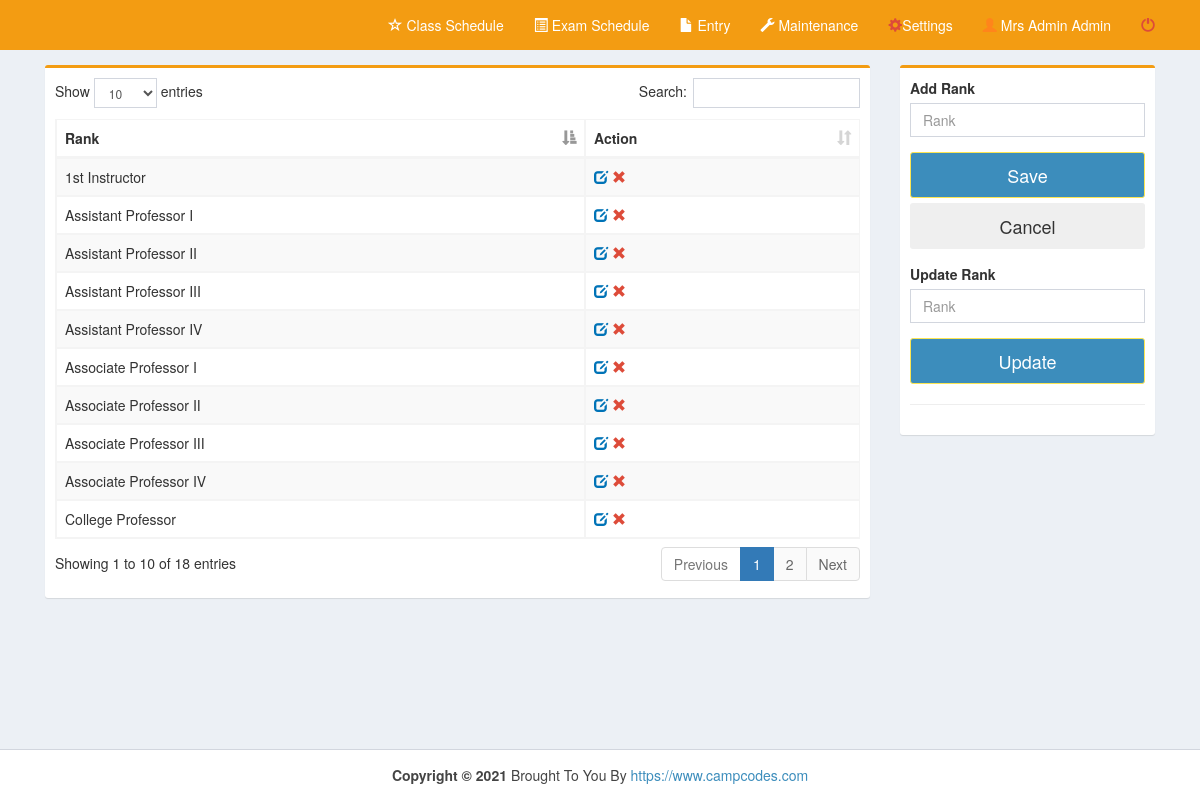
The page /pages/rank.php (signed in) on the database its author committed.
### tables this page shows
CREATE TABLE `rank` (
  `rank_id` int NOT NULL,
  `rank` varchar(30) NOT NULL
);

### pages/rank.php (the view, shortened to what this page needs)
<!DOCTYPE html>
<html>
  <head>
    <link rel="stylesheet" href="../bootstrap/css/bootstrap.min.css">
    <link rel="stylesheet" href="../plugins/datatables/dataTables.bootstrap.css">
    <link rel="stylesheet" href="../dist/css/AdminLTE.min.css">
    <link rel="stylesheet" href="../plugins/select2/select2.min.css">
    <link rel="stylesheet" href="../dist/css/skins/_all-skins.min.css">
 </head>
  <body class="hold-transition skin-yellow layout-top-nav" onload="myFunction()">
    <div class="wrapper">
      <div class="content-wrapper">
        <div class="container">
          <section class="content">
            <div class="row">
	      <div class="col-md-9">
              <div class="box box-warning">
                <div class="box-body">
				<div class="row">
					<div class="col-md-12">
						<table id="example1" class="table table-bordered table-striped" style="margin-right:-10px">
              <thead>
                <tr>
                <th>Rank</th>
                <th>Action</th>
                </tr>
              </thead>
    <?php
        include('../dist/includes/dbcon.php');
        $query=mysqli_query($con,"select * from `rank` order by rank_id")or die(mysqli_error($con));
          while($row=mysqli_fetch_array($query)){
            $id=$row['rank_id'];
            $rank=$row['rank'];
    ?>
                <tr>
                <td><?php echo $rank;?></td>
                <td><a id="click" href="rank.php?id=<?php echo $id;?>&rank=<?php echo $rank;?>">
                <i class="glyphicon glyphicon-edit text-blue"></i></a>
                <a id="removeme" href="rank_del.php?id=<?php echo $id;?>">
                <i class="glyphicon glyphicon-remove text-red"></i></a>
                </td>
                </tr>
<?php }?>
</table>
		</div>
		<div class="col-md-6">
         </div>
        </div>
                </div>
              </div>
            </div>
            <div class="col-md-3">
              <div class="box box-warning">
                <div class="box-body">
                  <div id="form">
				  <div class="row">
					 <div class="col-md-12">
						  <form method="post" action="rank_save.php">
						  <div class="form-group">
							<label for="date">Add Rank</label><br>
								<input type="text" class="form-control" name="rank" placeholder="Rank" required>
						  </div>
					</div>
				  </div>
                  <div class="form-group">
                      <button class="btn btn-lg btn-block btn-primary" id="daterange-btn" name="save" type="submit">
                        Save
                      </button>
					  <button class="btn btn-lg btn-block" id="daterange-btn" type="reset">
                       Cancel
                      </button>
                   </div>
                  </div>
				<div id="form">
				  <div class="row">
					 <div class="col-md-12">
						  <form method="post" action="rank_update.php">
						  <div class="form-group">
							<label for="date">Update Rank</label><br>
								<input type="text" class="form-control" id="class" name="rank" value="<?php echo $_REQUEST['rank'];?>" placeholder="Rank" required>
						  </div>
					</div>
				  </div>
                  <div class="form-group">
                      <button class="btn btn-lg btn-block btn-primary" id="daterange-btn" name="save" type="submit">
                        Update
                      </button>
                   </div>
                  </div><hr>
                </div>
              </div>
            </div>
          </div>
          </section>
        </div>
      </div>
      <?php include('../dist/includes/footer.php');?>
    </div>
  </body>
</html>

### rows shown on the page
rank: rank "1st Instructor"
rank: rank "Assistant Professor I"
rank: rank "Assistant Professor II"
rank: rank "Assistant Professor III"
rank: rank "Assistant Professor IV"
rank: rank "Associate Professor I"
rank: rank "Associate Professor II"
rank: rank "Associate Professor III"
rank: rank "Associate Professor IV"
rank: rank "College Professor"

### other values the page prints
$_SESSION['name'] "Mrs Admin Admin"
